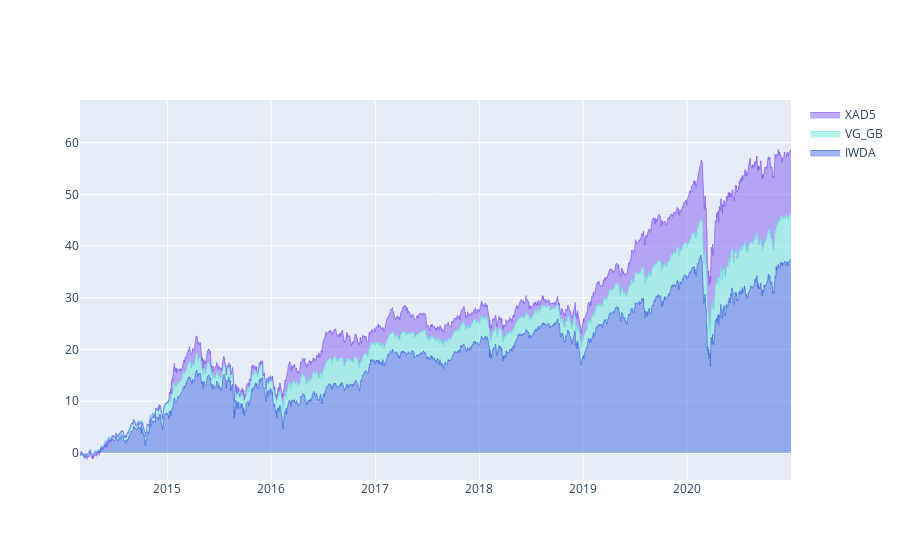

Here is the notebook cell this chart was saved with:
### Code cell
import plotly.graph_objects as go

fig = go.Figure()

fig.add_trace(go.Scatter(
    x=Portfolio.index,
    y=contribuição_individual['IWDA'],
    hoverinfo='x+y',
    mode='lines',
    name='IWDA',
    line=dict(width=0.7,
              color='royalblue'),
    stackgroup='one' # define stack group
))

fig.add_trace(go.Scatter(
    x=contribuição_individual.index,
    y=contribuição_individual['VG_GB'],
    hoverinfo='x+y',
    mode='lines',
    name='VG_GB',
    line=dict(width=0.7,
              color='rgb(111, 231, 219)'),
    stackgroup='one'
))

fig.add_trace(go.Scatter(
    x=contribuição_individual.index,
    y=contribuição_individual['XAD5'],
    hoverinfo='x+y',
    mode='lines',
    name='XAD5',
    line=dict(width=0.7,
              color='rgb(131, 90, 241)'),
    stackgroup='one'
))

fig.update_layout(yaxis_range=(Portfolio.iloc[0][0] - 100 - 5, Portfolio.iloc[-1][0] -100 + 10))
fig.show()

### Figure 1 — Plotly figure (JSON) as saved in the notebook; plotly's stock layout.template omitted (floating-point values rounded to 4 significant figures; data arrays with more than 128 entries replaced by an {"elided": "..."} marker saying what was removed)
{"data": [{"hoverinfo": "x+y", "line": {"color": "royalblue", "width": 0.7}, "mode": "lines", "name": "IWDA", "stackgroup": "one", "type": "scatter", "x": {"elided": "2499 str values"}, "y": {"elided": "2499 float values"}}, {"hoverinfo": "x+y", "line": {"color": "rgb(111, 231, 219)", "width": 0.7}, "mode": "lines", "name": "VG_GB", "stackgroup": "one", "type": "scatter", "x": {"elided": "2499 str values"}, "y": {"elided": "2499 float values"}}, {"hoverinfo": "x+y", "line": {"color": "rgb(131, 90, 241)", "width": 0.7}, "mode": "lines", "name": "XAD5", "stackgroup": "one", "type": "scatter", "x": {"elided": "2499 str values"}, "y": {"elided": "2499 float values"}}], "layout": {"autosize": true, "hovermode": "x", "xaxis": {"autorange": true, "range": ["2014-02-28", "2020-12-31"], "type": "date"}, "yaxis": {"range": [-5.229, 68.25], "type": "linear"}}}
